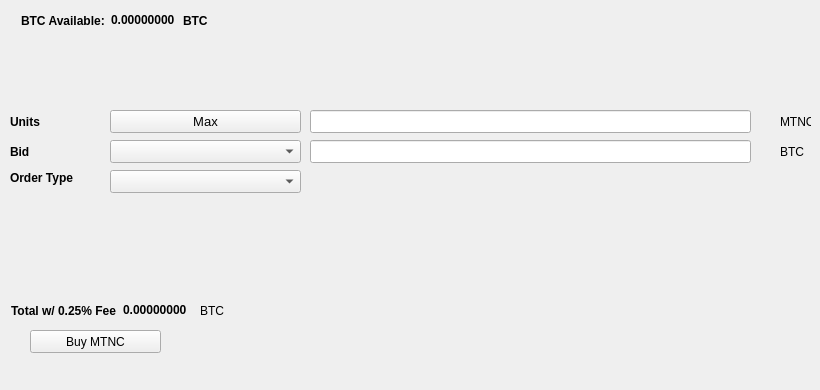
   <widget class="QWidget" name="BuyTab">
    <attribute name="title">
     <string>Buy</string>
    </attribute>
    <widget class="QPushButton" name="BuyMTNC">
     <property name="geometry">
      <rect>
       <x>30</x>
       <y>330</y>
       <width>131</width>
       <height>23</height>
      </rect>
     </property>
     <property name="text">
      <string>Buy MTNC</string>
     </property>
     <property name="icon">
      <iconset resource="../MTNC.qrc">
       <normaloff>:/icons/bitcoin</normaloff>:/icons/bitcoin</iconset>
     </property>
    </widget>
    <widget class="QLabel" name="label_3">
     <property name="geometry">
      <rect>
       <x>10</x>
       <y>110</y>
       <width>46</width>
       <height>23</height>
      </rect>
     </property>
     <property name="font">
      <font>
       <weight>75</weight>
       <bold>true</bold>
      </font>
     </property>
     <property name="text">
      <string>Units</string>
     </property>
    </widget>
    <widget class="QLineEdit" name="UnitsInput">
     <property name="geometry">
      <rect>
       <x>310</x>
       <y>110</y>
       <width>441</width>
       <height>23</height>
      </rect>
     </property>
     <property name="font">
      <font>
       <pointsize>9</pointsize>
       <weight>75</weight>
       <bold>true</bold>
      </font>
     </property>
    </widget>
    <widget class="QLineEdit" name="BuyBidPriceEdit">
     <property name="geometry">
      <rect>
       <x>310</x>
       <y>140</y>
       <width>441</width>
       <height>23</height>
      </rect>
     </property>
     <property name="font">
      <font>
       <pointsize>9</pointsize>
       <weight>75</weight>
       <bold>true</bold>
      </font>
     </property>
    </widget>
    <widget class="QLabel" name="label_4">
     <property name="geometry">
      <rect>
       <x>780</x>
       <y>110</y>
       <width>31</width>
       <height>23</height>
      </rect>
     </property>
     <property name="text">
      <string>MTNC</string>
     </property>
    </widget>
    <widget class="QLabel" name="label_5">
     <property name="geometry">
      <rect>
       <x>780</x>
       <y>140</y>
       <width>31</width>
       <height>23</height>
      </rect>
     </property>
     <property name="text">
      <string>BTC</string>
     </property>
    </widget>
    <widget class="QLabel" name="label_6">
     <property name="geometry">
      <rect>
       <x>10</x>
       <y>140</y>
       <width>46</width>
       <height>23</height>
      </rect>
     </property>
     <property name="font">
      <font>
       <weight>75</weight>
       <bold>true</bold>
      </font>
     </property>
     <property name="text">
      <string>Bid</string>
     </property>
    </widget>
    <widget class="QLabel" name="label_7">
     <property name="geometry">
      <rect>
       <x>10</x>
       <y>170</y>
       <width>91</width>
       <height>16</height>
      </rect>
     </property>
     <property name="font">
      <font>
       <weight>75</weight>
       <bold>true</bold>
      </font>
     </property>
     <property name="text">
      <string>Order Type</string>
     </property>
    </widget>
    <widget class="QPushButton" name="Buy_Max_Amount">
     <property name="geometry">
      <rect>
       <x>110</x>
       <y>110</y>
       <width>191</width>
       <height>23</height>
      </rect>
     </property>
     <property name="font">
      <font>
       <pointsize>10</pointsize>
      </font>
     </property>
     <property name="text">
      <string>Max</string>
     </property>
    </widget>
    <widget class="QComboBox" name="BuyBidcomboBox">
     <property name="geometry">
      <rect>
       <x>110</x>
       <y>140</y>
       <width>191</width>
       <height>23</height>
      </rect>
     </property>
     <property name="font">
      <font>
       <pointsize>10</pointsize>
      </font>
     </property>
    </widget>
    <widget class="QComboBox" name="buyOrdertypeCombo">
     <property name="geometry">
      <rect>
       <x>110</x>
       <y>170</y>
       <width>191</width>
       <height>23</height>
      </rect>
     </property>
     <property name="font">
      <font>
       <pointsize>10</pointsize>
      </font>
     </property>
    </widget>
    <widget class="QWidget" name="layoutWidget1">
     <property name="geometry">
      <rect>
       <x>21</x>
       <y>11</y>
       <width>227</width>
       <height>19</height>
      </rect>
     </property>
     <layout class="QHBoxLayout" name="horizontalLayout_3">
      <item>
       <widget class="QLabel" name="label232">
        <property name="font">
         <font>
          <weight>75</weight>
          <bold>true</bold>
         </font>
        </property>
        <property name="text">
         <string>BTC Available:</string>
        </property>
       </widget>
      </item>
      <item>
       <widget class="QLabel" name="BtcAvailableLbl">
        <property name="palette">
         <palette>
          <active>
           <colorrole role="WindowText">
            <brush brushstyle="SolidPattern">
             <color alpha="255">
              <red>0</red>
              <green>0</green>
              <blue>0</blue>
             </color>
            </brush>
           </colorrole>
           <colorrole role="Button">
            <brush brushstyle="SolidPattern">
             <color alpha="255">
              <red>0</red>
              <green>170</green>
              <blue>0</blue>
             </color>
            </brush>
           </colorrole>
           <colorrole role="Light">
            <brush brushstyle="SolidPattern">
             <color alpha="255">
              <red>0</red>
              <green>255</green>
              <blue>0</blue>
             </color>
            </brush>
           </colorrole>
           <colorrole role="Midlight">
            <brush brushstyle="SolidPattern">
             <color alpha="255">
              <red>0</red>
              <green>212</green>
              <blue>0</blue>
             </color>
            </brush>
           </colorrole>
           <colorrole role="Dark">
            <brush brushstyle="SolidPattern">
             <color alpha="255">
              <red>0</red>
              <green>85</green>
              <blue>0</blue>
             </color>
            </brush>
           </colorrole>
           <colorrole role="Mid">
            <brush brushstyle="SolidPattern">
             <color alpha="255">
              <red>0</red>
              <green>113</green>
              <blue>0</blue>
             </color>
            </brush>
           </colorrole>
           <colorrole role="Text">
            <brush brushstyle="SolidPattern">
             <color alpha="255">
              <red>0</red>
              <green>170</green>
              <blue>0</blue>
             </color>
            </brush>
           </colorrole>
           <colorrole role="BrightText">
            <brush brushstyle="SolidPattern">
             <color alpha="255">
              <red>255</red>
              <green>255</green>
              <blue>255</blue>
             </color>
            </brush>
           </colorrole>
           <colorrole role="ButtonText">
            <brush brushstyle="SolidPattern">
             <color alpha="255">
              <red>0</red>
              <green>0</green>
              <blue>0</blue>
             </color>
            </brush>
           </colorrole>
           <colorrole role="Base">
            <brush brushstyle="SolidPattern">
             <color alpha="255">
              <red>255</red>
              <green>255</green>
              <blue>255</blue>
             </color>
            </brush>
           </colorrole>
           <colorrole role="Window">
            <brush brushstyle="SolidPattern">
             <color alpha="255">
              <red>0</red>
              <green>170</green>
              <blue>0</blue>
             </color>
            </brush>
           </colorrole>
           <colorrole role="Shadow">
            <brush brushstyle="SolidPattern">
             <color alpha="255">
              <red>0</red>
              <green>0</green>
              <blue>0</blue>
             </color>
            </brush>
           </colorrole>
           <colorrole role="AlternateBase">
            <brush brushstyle="SolidPattern">
             <color alpha="255">
              <red>127</red>
              <green>212</green>
              <blue>127</blue>
             </color>
            </brush>
           </colorrole>
           <colorrole role="ToolTipBase">
            <brush brushstyle="SolidPattern">
             <color alpha="255">
              <red>255</red>
              <green>255</green>
              <blue>220</blue>
             </color>
            </brush>
           </colorrole>
           <colorrole role="ToolTipText">
            <brush brushstyle="SolidPattern">
             <color alpha="255">
              <red>0</red>
              <green>0</green>
              <blue>0</blue>
             </color>
            </brush>
           </colorrole>
          </active>
          <inactive>
           <colorrole role="WindowText">
            <brush brushstyle="SolidPattern">
             <color alpha="255">
              <red>0</red>
              <green>0</green>
              <blue>0</blue>
             </color>
            </brush>
           </colorrole>
           <colorrole role="Button">
            <brush brushstyle="SolidPattern">
             <color alpha="255">
              <red>0</red>
              <green>170</green>
              <blue>0</blue>
             </color>
            </brush>
           </colorrole>
           <colorrole role="Light">
            <brush brushstyle="SolidPattern">
             <color alpha="255">
              <red>0</red>
              <green>255</green>
              <blue>0</blue>
             </color>
            </brush>
           </colorrole>
           <colorrole role="Midlight">
            <brush brushstyle="SolidPattern">
             <color alpha="255">
              <red>0</red>
              <green>212</green>
              <blue>0</blue>
             </color>
            </brush>
           </colorrole>
           <colorrole role="Dark">
            <brush brushstyle="SolidPattern">
             <color alpha="255">
              <red>0</red>
              <green>85</green>
              <blue>0</blue>
             </color>
            </brush>
           </colorrole>
           <colorrole role="Mid">
            <brush brushstyle="SolidPattern">
             <color alpha="255">
              <red>0</red>
              <green>113</green>
              <blue>0</blue>
             </color>
            </brush>
           </colorrole>
           <colorrole role="Text">
            <brush brushstyle="SolidPattern">
             <color alpha="255">
              <red>0</red>
              <green>170</green>
              <blue>0</blue>
             </color>
            </brush>
           </colorrole>
           <colorrole role="BrightText">
            <brush brushstyle="SolidPattern">
             <color alpha="255">
              <red>255</red>
              <green>255</green>
              <blue>255</blue>
             </color>
            </brush>
           </colorrole>
           <colorrole role="ButtonText">
            <brush brushstyle="SolidPattern">
             <color alpha="255">
              <red>0</red>
              <green>0</green>
              <blue>0</blue>
             </color>
            </brush>
           </colorrole>
           <colorrole role="Base">
            <brush brushstyle="SolidPattern">
             <color alpha="255">
              <red>255</red>
              <green>255</green>
              <blue>255</blue>
             </color>
            </brush>
           </colorrole>
           <colorrole role="Window">
            <brush brushstyle="SolidPattern">
             <color alpha="255">
              <red>0</red>
              <green>170</green>
              <blue>0</blue>
             </color>
            </brush>
           </colorrole>
           <colorrole role="Shadow">
            <brush brushstyle="SolidPattern">
             <color alpha="255">
              <red>0</red>
              <green>0</green>
              <blue>0</blue>
             </color>
            </brush>
           </colorrole>
           <colorrole role="AlternateBase">
            <brush brushstyle="SolidPattern">
             <color alpha="255">
              <red>127</red>
              <green>212</green>
              <blue>127</blue>
             </color>
            </brush>
           </colorrole>
           <colorrole role="ToolTipBase">
            <brush brushstyle="SolidPattern">
             <color alpha="255">
              <red>255</red>
              <green>255</green>
              <blue>220</blue>
             </color>
            </brush>
           </colorrole>
           <colorrole role="ToolTipText">
            <brush brushstyle="SolidPattern">
             <color alpha="255">
              <red>0</red>
              <green>0</green>
              <blue>0</blue>
             </color>
            </brush>
           </colorrole>
          </inactive>
          <disabled>
           <colorrole role="WindowText">
            <brush brushstyle="SolidPattern">
             <color alpha="255">
              <red>0</red>
              <green>85</green>
              <blue>0</blue>
             </color>
            </brush>
           </colorrole>
           <colorrole role="Button">
            <brush brushstyle="SolidPattern">
             <color alpha="255">
              <red>0</red>
              <green>170</green>
              <blue>0</blue>
             </color>
            </brush>
           </colorrole>
           <colorrole role="Light">
            <brush brushstyle="SolidPattern">
             <color alpha="255">
              <red>0</red>
              <green>255</green>
              <blue>0</blue>
             </color>
            </brush>
           </colorrole>
           <colorrole role="Midlight">
            <brush brushstyle="SolidPattern">
             <color alpha="255">
              <red>0</red>
              <green>212</green>
              <blue>0</blue>
             </color>
            </brush>
           </colorrole>
           <colorrole role="Dark">
            <brush brushstyle="SolidPattern">
             <color alpha="255">
              <red>0</red>
              <green>85</green>
              <blue>0</blue>
             </color>
            </brush>
           </colorrole>
           <colorrole role="Mid">
            <brush brushstyle="SolidPattern">
             <color alpha="255">
              <red>0</red>
              <green>113</green>
              <blue>0</blue>
             </color>
            </brush>
           </colorrole>
           <colorrole role="Text">
            <brush brushstyle="SolidPattern">
             <color alpha="255">
              <red>0</red>
              <green>85</green>
              <blue>0</blue>
             </color>
            </brush>
           </colorrole>
           <colorrole role="BrightText">
            <brush brushstyle="SolidPattern">
             <color alpha="255">
              <red>255</red>
              <green>255</green>
              <blue>255</blue>
             </color>
            </brush>
           </colorrole>
           <colorrole role="ButtonText">
            <brush brushstyle="SolidPattern">
             <color alpha="255">
              <red>0</red>
              <green>85</green>
              <blue>0</blue>
             </color>
            </brush>
           </colorrole>
           <colorrole role="Base">
            <brush brushstyle="SolidPattern">
             <color alpha="255">
              <red>0</red>
              <green>170</green>
              <blue>0</blue>
             </color>
            </brush>
           </colorrole>
           <colorrole role="Window">
            <brush brushstyle="SolidPattern">
             <color alpha="255">
              <red>0</red>
              <green>170</green>
              <blue>0</blue>
             </color>
            </brush>
           </colorrole>
           <colorrole role="Shadow">
            <brush brushstyle="SolidPattern">
             <color alpha="255">
              <red>0</red>
              <green>0</green>
              <blue>0</blue>
             </color>
            </brush>
           </colorrole>
           <colorrole role="AlternateBase">
            <brush brushstyle="SolidPattern">
             <color alpha="255">
              <red>0</red>
              <green>170</green>
              <blue>0</blue>
             </color>
            </brush>
           </colorrole>
           <colorrole role="ToolTipBase">
            <brush brushstyle="SolidPattern">
             <color alpha="255">
              <red>255</red>
              <green>255</green>
              <blue>220</blue>
             </color>
            </brush>
           </colorrole>
           <colorrole role="ToolTipText">
            <brush brushstyle="SolidPattern">
             <color alpha="255">
              <red>0</red>
              <green>0</green>
              <blue>0</blue>
             </color>
            </brush>
           </colorrole>
          </disabled>
         </palette>
        </property>
        <property name="font">
         <font>
          <weight>75</weight>
          <bold>true</bold>
         </font>
        </property>
        <property name="text">
         <string>0.00000000</string>
        </property>
        <property name="textInteractionFlags">
         <set>Qt::LinksAccessibleByMouse|Qt::TextSelectableByKeyboard|Qt::TextSelectableByMouse</set>
        </property>
       </widget>
      </item>
      <item>
       <widget class="QLabel" name="BtcAvailableLbl_2">
        <property name="font">
         <font>
          <weight>75</weight>
          <bold>true</bold>
         </font>
        </property>
        <property name="text">
         <string>BTC</string>
        </property>
       </widget>
      </item>
     </layout>
    </widget>
    <widget class="QWidget" name="layoutWidge2">
     <property name="geometry">
      <rect>
       <x>11</x>
       <y>301</y>
       <width>259</width>
       <height>19</height>
      </rect>
     </property>
     <layout class="QHBoxLayout" name="horizontalLayout_4">
      <item>
       <widget class="QLabel" name="label_9">
        <property name="font">
         <font>
          <weight>75</weight>
          <bold>true</bold>
         </font>
        </property>
        <property name="text">
         <string>Total w/ 0.25% Fee</string>
        </property>
       </widget>
      </item>
      <item>
       <widget class="QLabel" name="BuyCostLabel">
        <property name="palette">
         <palette>
          <active>
           <colorrole role="WindowText">
            <brush brushstyle="SolidPattern">
             <color alpha="255">
              <red>0</red>
              <green>0</green>
              <blue>0</blue>
             </color>
            </brush>
           </colorrole>
           <colorrole role="Button">
            <brush brushstyle="SolidPattern">
             <color alpha="255">
              <red>0</red>
              <green>170</green>
              <blue>0</blue>
             </color>
            </brush>
           </colorrole>
           <colorrole role="Light">
            <brush brushstyle="SolidPattern">
             <color alpha="255">
              <red>0</red>
              <green>255</green>
              <blue>0</blue>
             </color>
            </brush>
           </colorrole>
           <colorrole role="Midlight">
            <brush brushstyle="SolidPattern">
             <color alpha="255">
              <red>0</red>
              <green>212</green>
              <blue>0</blue>
             </color>
            </brush>
           </colorrole>
           <colorrole role="Dark">
            <brush brushstyle="SolidPattern">
             <color alpha="255">
              <red>0</red>
              <green>85</green>
              <blue>0</blue>
             </color>
            </brush>
           </colorrole>
           <colorrole role="Mid">
            <brush brushstyle="SolidPattern">
             <color alpha="255">
              <red>0</red>
              <green>113</green>
              <blue>0</blue>
             </color>
            </brush>
           </colorrole>
           <colorrole role="Text">
            <brush brushstyle="SolidPattern">
             <color alpha="255">
              <red>0</red>
              <green>170</green>
              <blue>0</blue>
             </color>
            </brush>
           </colorrole>
           <colorrole role="BrightText">
            <brush brushstyle="SolidPattern">
             <color alpha="255">
              <red>255</red>
              <green>255</green>
              <blue>255</blue>
             </color>
            </brush>
           </colorrole>
           <colorrole role="ButtonText">
            <brush brushstyle="SolidPattern">
             <color alpha="255">
              <red>0</red>
              <green>0</green>
              <blue>0</blue>
             </color>
            </brush>
           </colorrole>
           <colorrole role="Base">
            <brush brushstyle="SolidPattern">
             <color alpha="255">
              <red>255</red>
              <green>255</green>
              <blue>255</blue>
             </color>
            </brush>
           </colorrole>
           <colorrole role="Window">
            <brush brushstyle="SolidPattern">
             <color alpha="255">
              <red>0</red>
              <green>170</green>
              <blue>0</blue>
             </color>
            </brush>
           </colorrole>
           <colorrole role="Shadow">
            <brush brushstyle="SolidPattern">
             <color alpha="255">
              <red>0</red>
              <green>0</green>
              <blue>0</blue>
             </color>
            </brush>
           </colorrole>
           <colorrole role="AlternateBase">
            <brush brushstyle="SolidPattern">
             <color alpha="255">
              <red>127</red>
              <green>212</green>
              <blue>127</blue>
             </color>
            </brush>
           </colorrole>
           <colorrole role="ToolTipBase">
            <brush brushstyle="SolidPattern">
             <color alpha="255">
              <red>255</red>
              <green>255</green>
              <blue>220</blue>
             </color>
            </brush>
           </colorrole>
           <colorrole role="ToolTipText">
            <brush brushstyle="SolidPattern">
             <color alpha="255">
              <red>0</red>
              <green>0</green>
              <blue>0</blue>
             </color>
            </brush>
           </colorrole>
          </active>
          <inactive>
           <colorrole role="WindowText">
            <brush brushstyle="SolidPattern">
             <color alpha="255">
              <red>0</red>
              <green>0</green>
              <blue>0</blue>
             </color>
            </brush>
           </colorrole>
           <colorrole role="Button">
            <brush brushstyle="SolidPattern">
             <color alpha="255">
              <red>0</red>
              <green>170</green>
              <blue>0</blue>
             </color>
            </brush>
           </colorrole>
           <colorrole role="Light">
            <brush brushstyle="SolidPattern">
             <color alpha="255">
              <red>0</red>
              <green>255</green>
              <blue>0</blue>
             </color>
            </brush>
           </colorrole>
           <colorrole role="Midlight">
            <brush brushstyle="SolidPattern">
             <color alpha="255">
              <red>0</red>
              <green>212</green>
              <blue>0</blue>
             </color>
            </brush>
           </colorrole>
           <colorrole role="Dark">
            <brush brushstyle="SolidPattern">
             <color alpha="255">
              <red>0</red>
              <green>85</green>
              <blue>0</blue>
             </color>
            </brush>
           </colorrole>
           <colorrole role="Mid">
            <brush brushstyle="SolidPattern">
             <color alpha="255">
              <red>0</red>
              <green>113</green>
              <blue>0</blue>
             </color>
            </brush>
           </colorrole>
           <colorrole role="Text">
            <brush brushstyle="SolidPattern">
             <color alpha="255">
              <red>0</red>
              <green>170</green>
              <blue>0</blue>
             </color>
            </brush>
           </colorrole>
           <colorrole role="BrightText">
            <brush brushstyle="SolidPattern">
             <color alpha="255">
              <red>255</red>
              <green>255</green>
              <blue>255</blue>
             </color>
            </brush>
           </colorrole>
           <colorrole role="ButtonText">
            <brush brushstyle="SolidPattern">
             <color alpha="255">
              <red>0</red>
              <green>0</green>
              <blue>0</blue>
             </color>
            </brush>
           </colorrole>
           <colorrole role="Base">
            <brush brushstyle="SolidPattern">
             <color alpha="255">
              <red>255</red>
              <green>255</green>
              <blue>255</blue>
             </color>
            </brush>
           </colorrole>
           <colorrole role="Window">
            <brush brushstyle="SolidPattern">
             <color alpha="255">
              <red>0</red>
              <green>170</green>
              <blue>0</blue>
             </color>
            </brush>
           </colorrole>
           <colorrole role="Shadow">
            <brush brushstyle="SolidPattern">
             <color alpha="255">
              <red>0</red>
              <green>0</green>
              <blue>0</blue>
             </color>
            </brush>
           </colorrole>
           <colorrole role="AlternateBase">
            <brush brushstyle="SolidPattern">
             <color alpha="255">
              <red>127</red>
              <green>212</green>
              <blue>127</blue>
             </color>
            </brush>
           </colorrole>
           <colorrole role="ToolTipBase">
            <brush brushstyle="SolidPattern">
             <color alpha="255">
              <red>255</red>
              <green>255</green>
              <blue>220</blue>
             </color>
            </brush>
           </colorrole>
           <colorrole role="ToolTipText">
            <brush brushstyle="SolidPattern">
             <color alpha="255">
              <red>0</red>
              <green>0</green>
              <blue>0</blue>
             </color>
            </brush>
           </colorrole>
          </inactive>
          <disabled>
           <colorrole role="WindowText">
            <brush brushstyle="SolidPattern">
             <color alpha="255">
              <red>0</red>
              <green>85</green>
              <blue>0</blue>
             </color>
            </brush>
           </colorrole>
           <colorrole role="Button">
            <brush brushstyle="SolidPattern">
             <color alpha="255">
              <red>0</red>
              <green>170</green>
              <blue>0</blue>
             </color>
            </brush>
           </colorrole>
           <colorrole role="Light">
            <brush brushstyle="SolidPattern">
             <color alpha="255">
              <red>0</red>
              <green>255</green>
              <blue>0</blue>
             </color>
            </brush>
           </colorrole>
           <colorrole role="Midlight">
            <brush brushstyle="SolidPattern">
             <color alpha="255">
              <red>0</red>
              <green>212</green>
              <blue>0</blue>
             </color>
            </brush>
           </colorrole>
           <colorrole role="Dark">
            <brush brushstyle="SolidPattern">
             <color alpha="255">
              <red>0</red>
              <green>85</green>
              <blue>0</blue>
             </color>
            </brush>
           </colorrole>
           <colorrole role="Mid">
            <brush brushstyle="SolidPattern">
             <color alpha="255">
              <red>0</red>
              <green>113</green>
              <blue>0</blue>
             </color>
            </brush>
           </colorrole>
           <colorrole role="Text">
            <brush brushstyle="SolidPattern">
             <color alpha="255">
              <red>0</red>
              <green>85</green>
              <blue>0</blue>
             </color>
            </brush>
           </colorrole>
           <colorrole role="BrightText">
            <brush brushstyle="SolidPattern">
             <color alpha="255">
              <red>255</red>
              <green>255</green>
              <blue>255</blue>
             </color>
            </brush>
           </colorrole>
           <colorrole role="ButtonText">
            <brush brushstyle="SolidPattern">
             <color alpha="255">
              <red>0</red>
              <green>85</green>
              <blue>0</blue>
             </color>
            </brush>
           </colorrole>
           <colorrole role="Base">
            <brush brushstyle="SolidPattern">
             <color alpha="255">
              <red>0</red>
              <green>170</green>
              <blue>0</blue>
             </color>
            </brush>
           </colorrole>
           <colorrole role="Window">
            <brush brushstyle="SolidPattern">
             <color alpha="255">
              <red>0</red>
              <green>170</green>
              <blue>0</blue>
             </color>
            </brush>
           </colorrole>
           <colorrole role="Shadow">
            <brush brushstyle="SolidPattern">
             <color alpha="255">
              <red>0</red>
              <green>0</green>
              <blue>0</blue>
             </color>
            </brush>
           </colorrole>
           <colorrole role="AlternateBase">
            <brush brushstyle="SolidPattern">
             <color alpha="255">
              <red>0</red>
              <green>170</green>
              <blue>0</blue>
             </color>
            </brush>
           </colorrole>
           <colorrole role="ToolTipBase">
            <brush brushstyle="SolidPattern">
             <color alpha="255">
              <red>255</red>
              <green>255</green>
              <blue>220</blue>
             </color>
            </brush>
           </colorrole>
           <colorrole role="ToolTipText">
            <brush brushstyle="SolidPattern">
             <color alpha="255">
              <red>0</red>
              <green>0</green>
              <blue>0</blue>
             </color>
            </brush>
           </colorrole>
          </disabled>
         </palette>
        </property>
        <property name="font">
         <font>
          <weight>75</weight>
          <bold>true</bold>
         </font>
        </property>
        <property name="autoFillBackground">
         <bool>false</bool>
        </property>
        <property name="text">
         <string>0.00000000</string>
        </property>
        <property name="textInteractionFlags">
         <set>Qt::LinksAccessibleByMouse|Qt::TextSelectableByMouse</set>
        </property>
       </widget>
      </item>
      <item>
       <widget class="QLabel" name="label_10">
        <property name="font">
         <font>
          <weight>50</weight>
          <bold>false</bold>
         </font>
        </property>
        <property name="text">
         <string>BTC</string>
        </property>
       </widget>
      </item>
     </layout>
    </widget>
    <widget class="QLabel" name="label_24">
     <property name="geometry">
      <rect>
       <x>460</x>
       <y>300</y>
       <width>281</width>
       <height>81</height>
      </rect>
     </property>
     <property name="text">
      <string/>
     </property>
     <property name="pixmap">
      <pixmap>:/images/bittrex</pixmap>
     </property>
    </widget>
   </widget>
